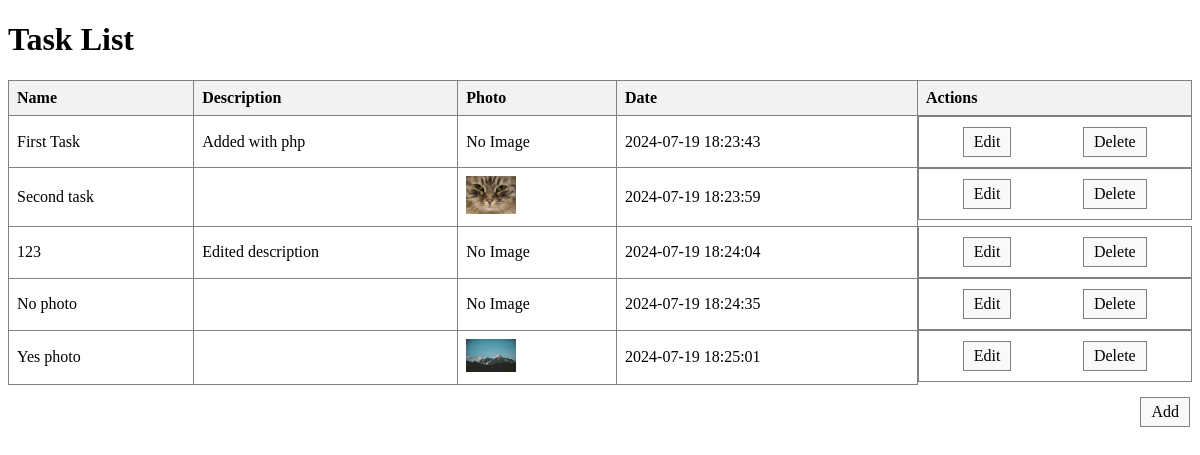
The page / on the database its author committed.
### tables this page shows
CREATE TABLE `tasks` (
  `task_id` int(10) NOT NULL,
  `name` varchar(30) NOT NULL,
  `description` text DEFAULT NULL,
  `date_created` datetime NOT NULL DEFAULT curtime(),
  `imgpath` text DEFAULT NULL
);

### includes/connection.php (called while the page is built, shortened)
<?php
class MySQLConnection
{
    public $servername = "localhost";
    public $username = "root";
    public $password = "";
    public $dbName = "newproject";
    public function mySQLConnect(&$conn)
    {
        try {
            $conn = mysqli_connect($this->servername, $this->username, $this->password, $this->dbName);
            return $conn;
        } catch (Exception $e) {
            echo("Connection failed: " . $e);
        }
    }
    public function mySQLSelect(&$row, $id)
    {
        try {
            $conn = $this->mySQLConnect($conn);
            $result = mysqli_query($conn, "SELECT * FROM tasks WHERE task_id=" . $id . ";");
            if (mysqli_num_rows($result) > 0) {
                $row = mysqli_fetch_assoc($result);
            }
            return $row;
            die();
        } catch (PDOException $e) {
            echo("Query failed: " . $e);
        }
    }
    public function mySQLGetMaxID(&$maxID)
    {
        try {
            $conn = $this->mySQLConnect($conn);
            $result = mysqli_query($conn, "SELECT MAX(task_id) FROM tasks;");
            $array = mysqli_fetch_all($result);
            $maxID = (int)$array[0][0];
            return $maxID;
        } catch (PDOException $e) {
            echo("Query failed: " . $e);
        }
    }
}

### includes/table.php (the view)
<?php
require_once 'includes/connection.php';
$mySQLObject = new MySQLConnection();
$id = 1;
$maxId = $mySQLObject->mySQLGetMaxID($maxId);
$result = $mySQLObject->mySQLSelect($result, $id);
if (empty($result)) {
    echo '<h3>The list is empty</h3>';
} else {
    for ($id = 1; $id <= $maxId; $id++) {
        $result = $mySQLObject->mySQLSelect($result, $id);
        if ($result["imgpath"] != "") {
            echo '<tr>
            <td>' . htmlspecialchars($result["name"]) . '</td>
            <td>' . htmlspecialchars($result["description"]) . '</td>
            <td><a href="' . htmlspecialchars($result["imgpath"]) . '" target="_blank"><img src="' . htmlspecialchars($result["imgpath"]) . '" alt="No Photo" width="50"></a></td>
            <td>' . htmlspecialchars($result["date_created"]) . '</td>
            <td class="button-container">
                <a href="edit_task.php?id=' . $id . '" class="button-link">Edit</a>
                <a href="includes/delete_task.php?id=' . $id . '" class="button-link">Delete</a>
            </td>
            </tr>';
        } else {
            echo '<tr>
                    <td>' . htmlspecialchars($result["name"]) . '</td>
                    <td>' . htmlspecialchars($result["description"]) . '</td>
                    <td>No Image</td>
                    <td>' . htmlspecialchars($result["date_created"]) . '</td>
                    <td class="button-container">
                        <a href="edit_task.php?id=' . $id . '" class="button-link">Edit</a>
                        <a href="includes/delete_task.php?id=' . $id . '" class="button-link">Delete</a>
                    </td>
                    </tr>';
        }
    }
}

### index.php (shortened to what this page needs)
<!DOCTYPE html>
<html lang="en">
<head>
    <link rel="stylesheet" href="css/styles.css">
</head>
<body>
    <h1>Task List</h1>
    <table>
        <thead>
            <tr>
                <th>Name</th>
                <th>Description</th>
                <th>Photo</th>
                <th>Date</th>
                <th>Actions</th>
            </tr>
        </thead>
        <tbody>
            <?php include_once 'includes/table.php';?>
        </tbody>
    </table>
    <div class="add-button-container">
        <a href="add_task.php" class="button-link">Add</a>
    </div>
</body>
</html>

### css/styles.css (style rules this page uses)
table { width: 100%; border-collapse: collapse; }
th, td { border: 1px solid grey; padding: 8px; text-align: left; }
th { background-color: #f2f2f2; }
.button-container { display: flex; justify-content: space-around; }
.add-button-container { text-align: right; margin-top: 10px; }
.button-link { display: inline-block; padding: 5px 10px; margin: 2px; border: 1px solid grey; background-color: #f9f9f9; text-decoration: none; color: black; cursor: pointer; text-align: center; }

### rows shown on the page
tasks: name "First Task", description "Added with php", date_created "2024-07-19 18:23:43"
tasks: name "Second task", imgpath (picture), date_created "2024-07-19 18:23:59"
tasks: name "123", description "Edited description", date_created "2024-07-19 18:24:04"
tasks: name "No photo", date_created "2024-07-19 18:24:35"
tasks: name "Yes photo", imgpath (picture), date_created "2024-07-19 18:25:01"
